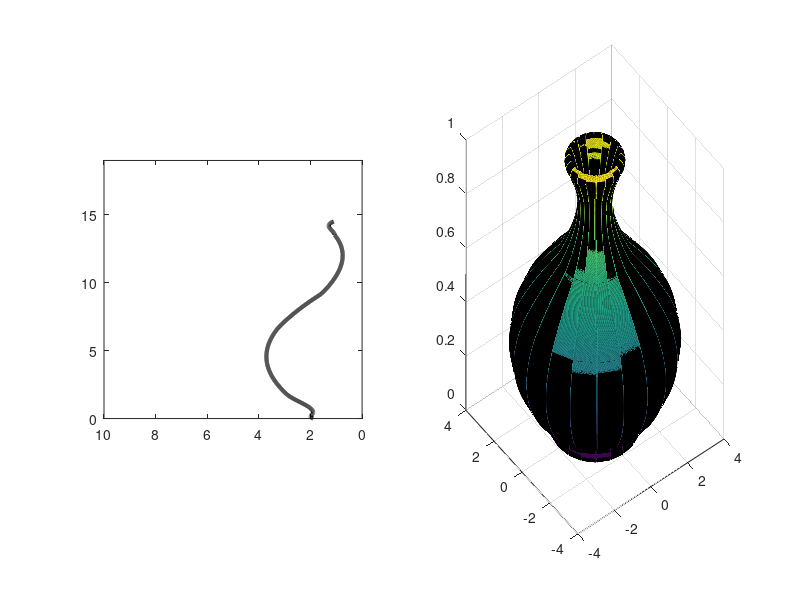

The MATLAB script that drew this image:
clc;
clear;
Px = [0.00586; % C - 1
    0.12692;    % D - 2
    0.33012;    % E - 3
    0.50376;    % F - 4
    0.93664;    % G - 5
    1.46542;    % H - 6
    1.81418;    % I - 7
    4.54539;    % J - 8
    6.67035;    % K - 9
    9.18146;    % L - 10
    10.7846;   % M - 11
    12.08967;   % N - 12
    13.52305;   % O - 13
    13.89855;   % Q - 14
    14.29572    % R - 15
    14.50454    % S - 16
    8.21572     % P - 17
    ];

Py = [1.89669;  % C - 1
    1.99085;    % D - 2
    1.92967;    % E - 3
    1.89838;    % F - 4
    2.13712;    % G - 5
    2.6659;     % H - 6
    2.93591;    % I - 7
    3.70833;    % J - 8
    3.25298;    % K - 9
    1.57434;    % L - 10
    0.9218;    % M - 11
    0.75263;    % N - 12
    1.0659      % O - 13
    1.19967     % Q - 14
    1.27708     % R - 15
    1.09806     % S - 16
    2.31713     % P - 17
    ];

hold on; % Mantiene la gráfica actual para agregar múltiples curvas sin borrar las anteriores.
delta = 0.01; % Define el incremento en el eje X para interpolación.

%Funcion 1
x = [Px(1), Px(2), Px(3), Px(4)]; % Valores x
y = [Py(1), Py(2), Py(3), Py(4)]; % Valores y
x1 = Px(1):delta:Px(4); % Valores x de la funcion 1
y1 = spline(x,y,x1); % Interpolacion
 
%Funcion 2
x = [Px(4), Px(5), Px(6), Px(7)]; % Valores x
y = [Py(4), Py(5), Py(6), Py(7)]; % Valores y
x2 = Px(4):delta:Px(7); % Valores x de la funcion 2
y2 = spline(x,y,x2); % Interpolacion

%Funcion 3
x = [Px(7), Px(8), Px(9)]; % Valores x
y = [Py(7), Py(8), Py(9)]; % Valores y
x3 = Px(7):delta:Px(9); % Valores x de la funcion 3
y3 = spline(x,y,x3); % Interpolacion

%Funcion 4
x = [Px(9), Px(17), Px(10)]; % Valores x
y = [Py(9), Py(17), Py(10)]; % Valores y
x4 = Px(9):delta:Px(10); % Valores x de la funcion 4
y4 = spline(x,y,x4); % Interpolacion

%Funcion 5
x = [Px(10), Px(11), Px(12), Px(13)]; % Valores x
y = [Py(10), Py(11), Py(12), Py(13)]; % Valores y
x5 = Px(10):delta:Px(13); % Valores x de la funcion 5
y5 = spline(x,y,x5); % Interpolacion

%Funcion 6
x = [Px(13), Px(14), Px(15), Px(16)]; % Valores x
y = [Py(13), Py(14), Py(15), Py(16)]; % Valores y
x6 = Px(13):delta:Px(16); %Valores x para la funcion 6
y6 = spline(x,y,x6); % Interpolacion

%Matrices con funciones
X = [x1,x2,x3,x4,x5,x6]; % Vector con los valores finales de x
Y = [y1,y2,y3,y4,y5,y6]; % Vector con los valores finales de y

%Grafica 2D
subplot(1,2,1); % Se usa para poner la grafica a la izquierda
plot(X,Y,'k', 'LineWidth',3); % Grafica el diagrama
xlim([0 19]); % Establece los limites en x
ylim([0 10]); %Establece los limites en y
camroll(90); % Gira la camara 90 grados

%Grafica 3D
subplot(1,2,2); % Coloca la grafica a la derecha
cylinder(Y); % Hace el diagrama en 3D

% Obtencion de los coeficientes
P1 = vander(Px(1:4))\Py(1:4);
P2 = vander(Px(4:7))\Py(4:7);
P3 = vander(Px(7:9))\Py(7:9);
P4 = vander((Px([9,17,10])))\Py([9,17,10]);
P5 = vander(Px(10:13))\Py(10:13);
P6 = vander(Px(13:16))\Py(13:16);

% Obtencion de las funciones
f1 = @(x) pi*(P1(1)*x.^3 + P1(2)*x.^2 + P1(3)*x + P1(4)).^2;
f2 = @(x) pi *(P2(1) * x.^3 + P2(2) * x.^2 + P2(3) * x + P2(4)).^2;
f3 = @(x) pi*(P3(1) * x.^2 + P3(2) * x + P3(3)).^2;
f4 = @(x) pi*(P4(1) * x.^2 + P4(2) * x + P4(3)).^2;
f5 = @(x) pi*(P5(1) * x.^3 + P5(2) * x.^2 + P5(3) * x + P5(4)).^2;
f6 = @(x) pi*(P6(1) * x.^3 + P6(2) * x.^2 + P6(3) * x + P6(4)).^2;

% Obtencion de volumen de todas las partes
v1 = integral(f1,Px(1), Px(4));
v2 = integral(f2, Px(4), Px(7));
v3 = integral(f3, Px(7),Px(9));
v4 = integral(f4, Px(9), Px(10));
v5 = integral(f5, Px(10),Px(13));
v6 = integral(f6,Px(13), Px(16));

% Generar una lista para sumarlos mas facilmente
V = [v1,v2,v3,v4,v5,v6];

% Sumar todos los volumenes
suma = 0;
for i = V
    suma = suma + i;
end

% Mostrar el resultado
fprintf("El volumen total del florero es %.2f cm^3 \n", suma);

densidad = 2.4;
masa = (2.4*suma)/1000;
fprintf("La masa del florero es de %.2f kg\n", masa);

precio = 20;
precioF = precio * masa;

fprintf("El precio del florero es de $%.2f pesos", precioF);